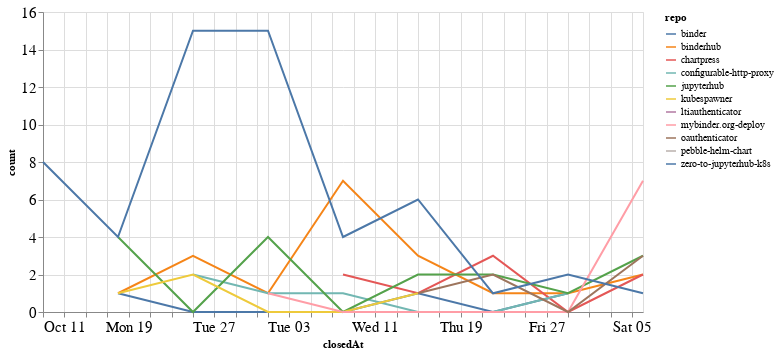

Notebook cell for this chart:
### Code cell
closed_by_time = closed_by.groupby('repo').resample('W', on='closedAt').count()['author'].reset_index()
closed_by_time = closed_by_time.rename(columns={'author': 'count'})

alt.Chart(closed_by_time, width=600).mark_line().encode(
    x='closedAt',
    y='count',
    color='repo',
    tooltip="repo"
)

### Figure 1 — Vega-Lite specification as saved in the notebook (floating-point values rounded to 4 significant figures)
{"config": {"axisLeft": {"labelFontSize": 15}, "axisBottom": {"labelFontSize": 15}}, "data": {"name": "data-cabb167ca09e5971d2d2b6295384e749"}, "mark": "line", "encoding": {"color": {"type": "nominal", "field": "repo"}, "tooltip": {"type": "nominal", "field": "repo"}, "x": {"type": "temporal", "field": "closedAt"}, "y": {"type": "quantitative", "field": "count"}}, "width": 600, "$schema": "https://vega.github.io/schema/vega-lite/v4.8.1.json", "datasets": {"data-cabb167ca09e5971d2d2b6295384e749": [{"repo": "binder", "closedAt": "2020-10-18T00:00:00", "count": 1}, {"repo": "binder", "closedAt": "2020-10-25T00:00:00", "count": 0}, {"repo": "binder", "closedAt": "2020-11-01T00:00:00", "count": 0}, {"repo": "binder", "closedAt": "2020-11-08T00:00:00", "count": 0}, {"repo": "binder", "closedAt": "2020-11-15T00:00:00", "count": 1}, {"repo": "binder", "closedAt": "2020-11-22T00:00:00", "count": 0}, {"repo": "binder", "closedAt": "2020-11-29T00:00:00", "count": 1}, {"repo": "binderhub", "closedAt": "2020-10-18T00:00:00", "count": 1}, {"repo": "binderhub", "closedAt": "2020-10-25T00:00:00", "count": 3}, {"repo": "binderhub", "closedAt": "2020-11-01T00:00:00", "count": 1}, {"repo": "binderhub", "closedAt": "2020-11-08T00:00:00", "count": 7}, {"repo": "binderhub", "closedAt": "2020-11-15T00:00:00", "count": 3}, {"repo": "binderhub", "closedAt": "2020-11-22T00:00:00", "count": 1}, {"repo": "binderhub", "closedAt": "2020-11-29T00:00:00", "count": 1}, {"repo": "binderhub", "closedAt": "2020-12-06T00:00:00", "count": 2}, {"repo": "chartpress", "closedAt": "2020-11-08T00:00:00", "count": 2}, {"repo": "chartpress", "closedAt": "2020-11-15T00:00:00", "count": 1}, {"repo": "chartpress", "closedAt": "2020-11-22T00:00:00", "count": 3}, {"repo": "chartpress", "closedAt": "2020-11-29T00:00:00", "count": 0}, {"repo": "chartpress", "closedAt": "2020-12-06T00:00:00", "count": 2}, {"repo": "configurable-http-proxy", "closedAt": "2020-10-25T00:00:00", "count": 2}, {"repo": "configurable-http-proxy", "closedAt": "2020-11-01T00:00:00", "count": 1}, {"repo": "configurable-http-proxy", "closedAt": "2020-11-08T00:00:00", "count": 1}, {"repo": "configurable-http-proxy", "closedAt": "2020-11-15T00:00:00", "count": 0}, {"repo": "configurable-http-proxy", "closedAt": "2020-11-22T00:00:00", "count": 0}, {"repo": "configurable-http-proxy", "closedAt": "2020-11-29T00:00:00", "count": 1}, {"repo": "jupyterhub", "closedAt": "2020-10-18T00:00:00", "count": 4}, {"repo": "jupyterhub", "closedAt": "2020-10-25T00:00:00", "count": 0}, {"repo": "jupyterhub", "closedAt": "2020-11-01T00:00:00", "count": 4}, {"repo": "jupyterhub", "closedAt": "2020-11-08T00:00:00", "count": 0}, {"repo": "jupyterhub", "closedAt": "2020-11-15T00:00:00", "count": 2}, {"repo": "jupyterhub", "closedAt": "2020-11-22T00:00:00", "count": 2}, {"repo": "jupyterhub", "closedAt": "2020-11-29T00:00:00", "count": 1}, {"repo": "jupyterhub", "closedAt": "2020-12-06T00:00:00", "count": 3}, {"repo": "kubespawner", "closedAt": "2020-10-18T00:00:00", "count": 1}, {"repo": "kubespawner", "closedAt": "2020-10-25T00:00:00", "count": 2}, {"repo": "kubespawner", "closedAt": "2020-11-01T00:00:00", "count": 0}, {"repo": "kubespawner", "closedAt": "2020-11-08T00:00:00", "count": 0}, {"repo": "kubespawner", "closedAt": "2020-11-15T00:00:00", "count": 1}, {"repo": "ltiauthenticator", "closedAt": "2020-12-06T00:00:00", "count": 1}, {"repo": "mybinder.org-deploy", "closedAt": "2020-11-01T00:00:00", "count": 1}, {"repo": "mybinder.org-deploy", "closedAt": "2020-11-08T00:00:00", "count": 0}, {"repo": "mybinder.org-deploy", "closedAt": "2020-11-15T00:00:00", "count": 0}, {"repo": "mybinder.org-deploy", "closedAt": "2020-11-22T00:00:00", "count": 0}, {"repo": "mybinder.org-deploy", "closedAt": "2020-11-29T00:00:00", "count": 0}, {"repo": "mybinder.org-deploy", "closedAt": "2020-12-06T00:00:00", "count": 7}, {"repo": "oauthenticator", "closedAt": "2020-11-15T00:00:00", "count": 1}, {"repo": "oauthenticator", "closedAt": "2020-11-22T00:00:00", "count": 2}, {"repo": "oauthenticator", "closedAt": "2020-11-29T00:00:00", "count": 0}, {"repo": "oauthenticator", "closedAt": "2020-12-06T00:00:00", "count": 3}, {"repo": "pebble-helm-chart", "closedAt": "2020-11-08T00:00:00", "count": 1}, {"repo": "zero-to-jupyterhub-k8s", "closedAt": "2020-10-11T00:00:00", "count": 8}, {"repo": "zero-to-jupyterhub-k8s", "closedAt": "2020-10-18T00:00:00", "count": 4}, {"repo": "zero-to-jupyterhub-k8s", "closedAt": "2020-10-25T00:00:00", "count": 15}, {"repo": "zero-to-jupyterhub-k8s", "closedAt": "2020-11-01T00:00:00", "count": 15}, {"repo": "zero-to-jupyterhub-k8s", "closedAt": "2020-11-08T00:00:00", "count": 4}, {"repo": "zero-to-jupyterhub-k8s", "closedAt": "2020-11-15T00:00:00", "count": 6}, {"repo": "zero-to-jupyterhub-k8s", "closedAt": "2020-11-22T00:00:00", "count": 1}, {"repo": "zero-to-jupyterhub-k8s", "closedAt": "2020-11-29T00:00:00", "count": 2}, {"repo": "zero-to-jupyterhub-k8s", "closedAt": "2020-12-06T00:00:00", "count": 1}]}}
